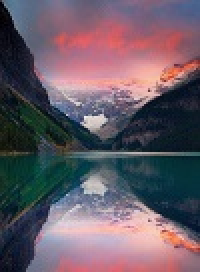
#> input picture img/lake.jpg, 100 x 136 px (shown 2 times larger)
$ python 2a_filter_blur.py
#> lines starting #> are read from the running program, lines starting #| are printed output that depends on the picture
### exuberantcv/plotter.py

import matplotlib.pyplot as plt

def plot2(original, changed):
    print ('plot...')
    plt.subplot(121),plt.imshow(original),plt.title('Input')
    plt.subplot(122),plt.imshow(changed),plt.title('Output')
    plt.show()
    print ('done.')

# [7 lines left out: function plot3, not called in this run]

### exuberantcv/2a_filter_blur.py
import cv2
import numpy as np
from plotter import plot2

def blur():
    img = cv2.imread('../img/lake.jpg')
#> img is the input picture: shape (136, 100, 3); mean B, G, R 102.3, 90.7, 103.7
    kernel = np.array([ [1,2,1],
                        [2,4,2],
                        [1,2,1] ], np.float32)/16
    #kernel = np.ones((5,5),np.float32)/25
    #kernel = np.asanyarray(kernel, np.float32)
    out = cv2.filter2D(img, -1, kernel) #astype(np.float32)
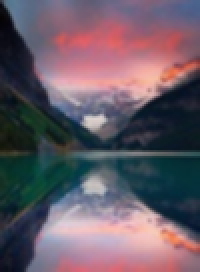
#> out: shape (136, 100, 3) (shown 2 times larger); mean B, G, R 102.3, 90.7, 103.7
    plot2(img, out)
#> in plot2, `plt.show()`:
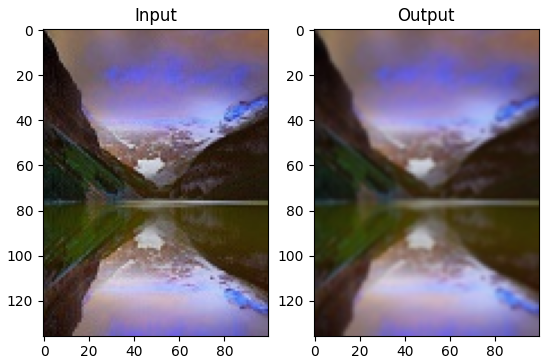
#> figure drawn by matplotlib, 2 panels; B, G, R data is drawn as R, G, B

if __name__ == '__main__':
    blur()

$ run again, with img/grass copy.jpg copied over img/lake.jpg
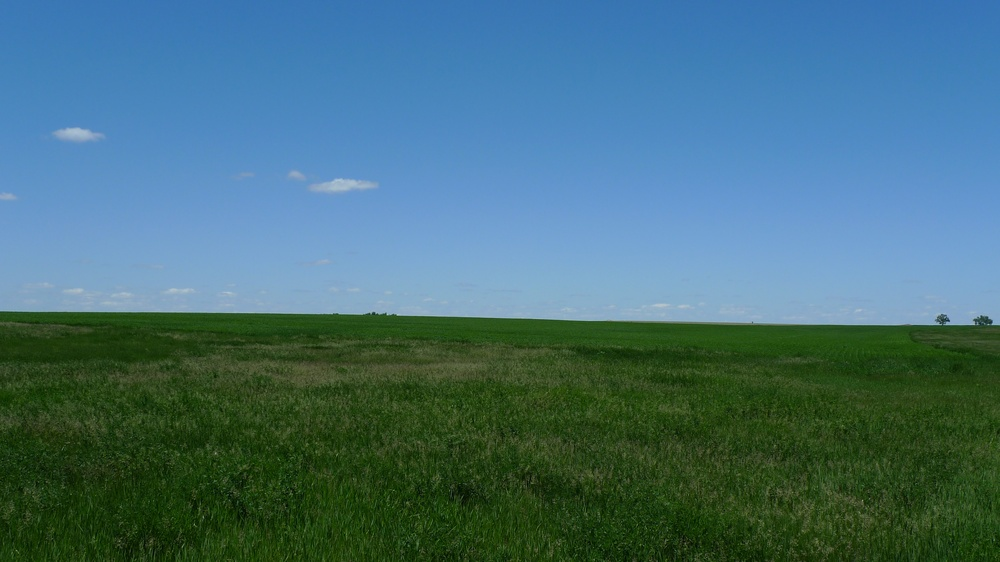
#> input picture img/grass copy.jpg, 1000 x 562 px, shrunk from 3968 x 2232 before the run
#> in blur, img is the input picture: shape (562, 1000, 3); mean B, G, R 119.8, 110.6, 69.1
#> in plot2, `plt.show()`:
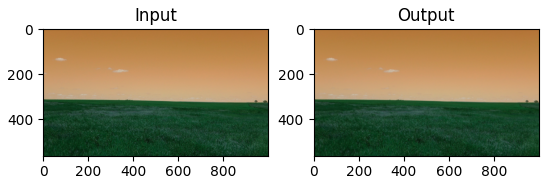
#> figure drawn by matplotlib, 2 panels; B, G, R data is drawn as R, G, B

$ run again, with img/grass_pitch_high.jpg copied over img/lake.jpg
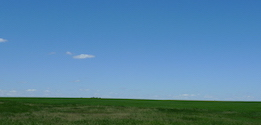
#> input picture img/grass_pitch_high.jpg, 261 x 125 px
#> in blur, img is the input picture: shape (125, 261, 3); mean B, G, R 161.5, 130.7, 84.1
#> in plot2, `plt.show()`:
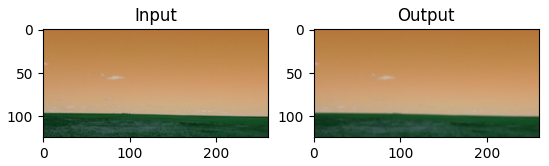
#> figure drawn by matplotlib, 2 panels; B, G, R data is drawn as R, G, B
